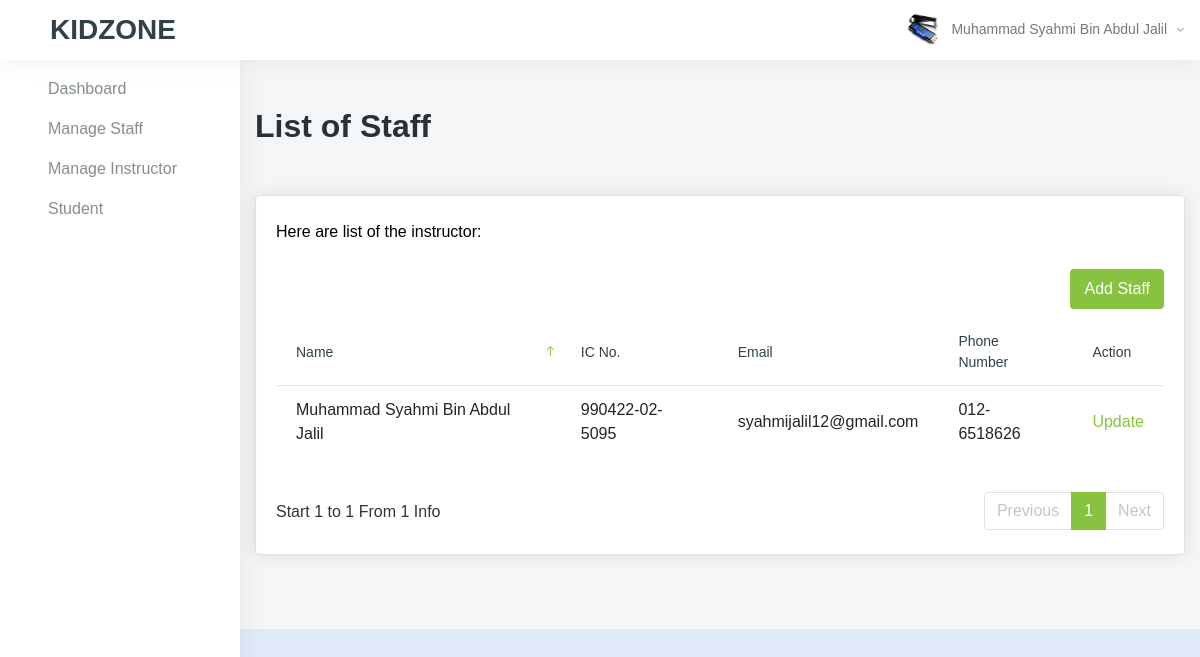
/admin/senaraistaff.php (signed in), run on an earlier commit of the app's database.
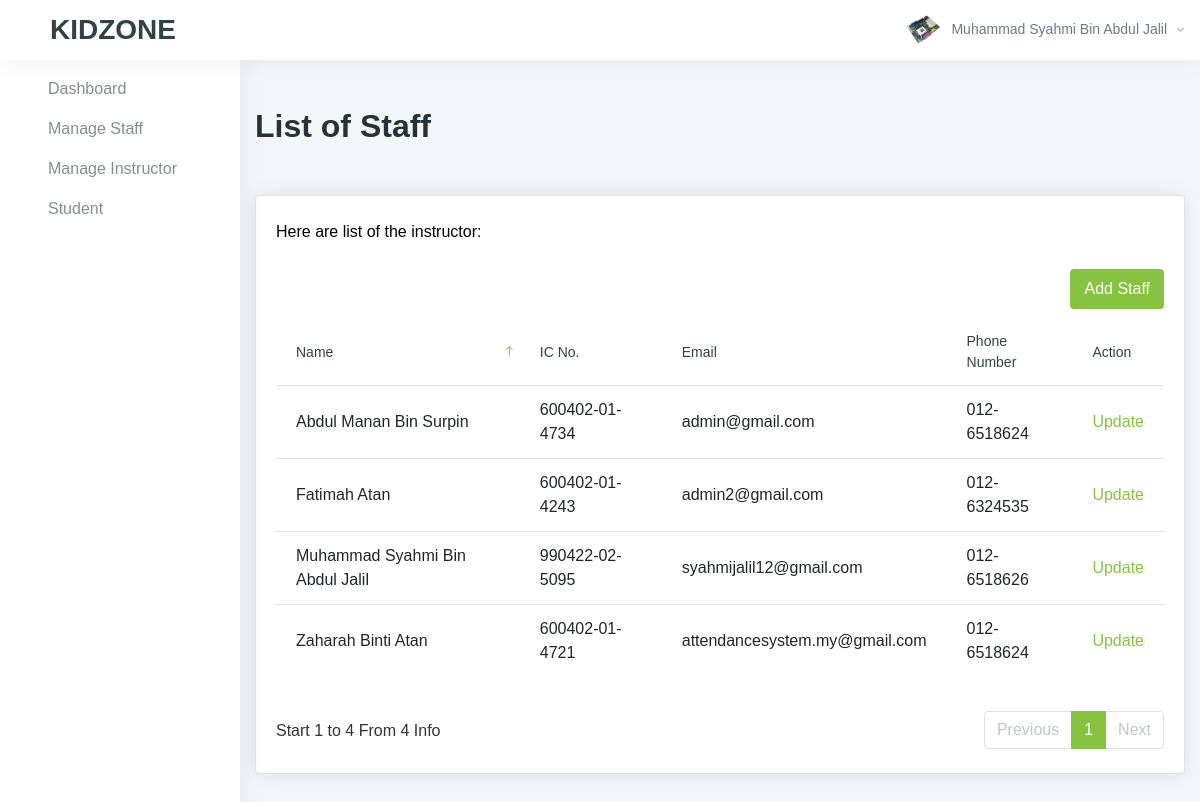
And on a later commit of the database.
### tables this page shows
CREATE TABLE `staff` (
  `staff_id` int(11) NOT NULL,
  `staff_name` varchar(80) NOT NULL,
  `staff_email` varchar(80) NOT NULL,
  `staff_ic` varchar(30) NOT NULL,
  `staff_phone_number` varchar(30) NOT NULL,
  `staff_password` varchar(80) NOT NULL,
  `staff_pic_path` varchar(80) DEFAULT 'default.png'
);

### admin/senaraistaff.php (the view, shortened to what the changed rows need)
<?php
include "../resources/conn.php";
?>
<!DOCTYPE html>
<html lang="en">
<head>
    <link href="../resources/vendors/vectormap/jquery-jvectormap-2.0.3.css" rel="stylesheet" type="text/css" />
    <link href="../resources/vendors/jquery-toggles/css/toggles.css" rel="stylesheet" type="text/css">
    <link href="../resources/vendors/jquery-toggles/css/themes/toggles-light.css" rel="stylesheet" type="text/css">
    <link href="../resources/vendors/jquery-toast-plugin/dist/jquery.toast.min.css" rel="stylesheet" type="text/css">
    <link href="../resources/vendors/datatables.net-dt/css/jquery.dataTables.min.css" rel="stylesheet" type="text/css" />
    <link href="../resources/vendors/datatables.net-responsive-dt/css/responsive.dataTables.min.css" rel="stylesheet" type="text/css" />
    <link href="../resources/dist/css/style.css" rel="stylesheet" type="text/css">
</head>
<body>
    <div class="hk-wrapper hk-vertical-nav">
        <?php include('header.php') ?>
        <div class="hk-pg-wrapper">
            <div class="container mt-xl-50 mt-sm-30 mt-15">
                <div class="hk-pg-header align-items-top">
                    <div>
                        <h2 class="hk-pg-title font-weight-600 mb-10">List of Staff</h2>
                    </div>
                </div>
                <div class="row">
                    <div class="col-xl-12">
                        <section class="hk-sec-wrapper">
                            <div class="row">
                                <div class="col-sm">
                                    <div class="table-wrap">
                                        <form method="POST">
                                            <div style="float: right;" class="mb-10">
                                            </div>
                                        </form>
                                        <table id="datable_6" class="table table-hover pb-30">
                                            <thead>
                                                <tr>
                                                    <th>Name</th>
                                                    <th>IC No.</th>
                                                    <th style="text-transform: none !important;">Email</th>
                                                    <th>Phone Number</th>
                                                    <th>Action</th>
                                                </tr>
                                            </thead>
                                            <tbody>
                                                <?php
                                                $sql = "SELECT * FROM staff";
                                                $result = $conn->query($sql);
                                                if ($result->num_rows > 0) {
                                                    while ($row = $result->fetch_assoc()) { ?>
                                                        <tr>
                                                            <td><?php echo $row['staff_name']; ?></td>
                                                            <td><?php echo $row['staff_ic']; ?></td>
                                                            <td><?php echo $row['staff_email']; ?></td>
                                                            <td><?php echo $row['staff_phone_number']; ?></td>
                                                            <td><a href="managestaff.php?id=<?php echo $row['staff_id']; ?>">Update</a></td>
                                                        </tr>
                                                <?php
                                                    }
                                                }
                                                ?>
                                            </tbody>
                                        </table>
                                    </div>
                                </div>
                            </div>
                        </section>
                    </div>
                </div>
            </div>
        </div>
    </div>
</body>
</html>

### admin/header.php (shortened to what the changed rows need)
<?php
$staff_id = $_SESSION['staff_id'];
$sql100 = "SELECT * FROM staff WHERE staff_id = " . $staff_id . "";
$result100 = $conn->query($sql100);
$row100 = $result100->fetch_assoc();
$name100 = $row100['staff_name'];
$pic_profile = $row100['staff_pic_path'];
?>
<nav class="navbar navbar-expand-xl navbar-light fixed-top hk-navbar hk-navbar-alt">
    <ul class="navbar-nav hk-navbar-content">
        <li class="nav-item dropdown dropdown-authentication">
            <a class="nav-link dropdown-toggle no-caret" href="#" role="button" data-toggle="dropdown" aria-haspopup="true" aria-expanded="false">
                <div class="media">
                    <div class="media-img-wrap">
                        <div class="avatar">
                            <img src="../resources/img/profile/<?php echo $pic_profile; ?>" alt="user" class="avatar-img rounded-circle">
                        </div>
                    </div>
                    <div class="media-body">
                        <span><?php echo $name100; ?><i class="zmdi zmdi-chevron-down"></i></span>
                    </div>
                </div>
            </a>
        </li>
    </ul>
</nav>

What changed in the data, as far as the page shows it:
changed staff "Muhammad Syahmi Bin Abdul Jalil": staff_pic_path: a different picture
added staff: staff_name "Abdul Manan Bin Surpin", staff_ic "600402-01-4734", staff_email "admin@gmail.com", staff_phone_number "012-6518624"
added staff: staff_name "Fatimah Atan", staff_ic "600402-01-4243", staff_email "admin2@gmail.com", staff_phone_number "012-6324535"
added staff: staff_name "Zaharah Binti Atan", staff_ic "600402-01-4721", staff_email "attendancesystem.my@gmail.com", staff_phone_number "012-6518624"
Also different on the page:
text written by a page script: "Start 1 to 1 From 1 Info Previous 1 Next" → "Start 1 to 4 From 4 Info Previous 1 Next"
